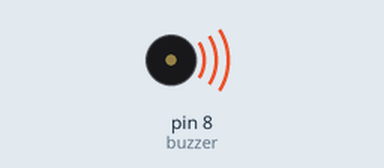
Recording of a sketch running on a simulated Arduino Uno, built with avr-gcc and run on an emulated ATmega328P. Shown: buzzer (waves = sounding). At 0.2 s the program stops and its outputs stay as they are.

Above: at 0.1 s.
Timing chart, 0 to 1.6 s (numbered marks = the images above):
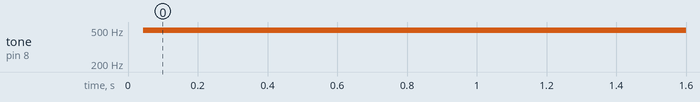

Measured:
- by itself, tone on pin 8 (buzzer): silent → 498 Hz at 0.04 s

The sketch:

Shot_Calibrate.ino
```cpp
int buzzer=8;//Set digital IO foot control buzzer
void setup()
{
pinMode(buzzer,OUTPUT);//Set up the digital IO foot mode, the OUTPUT for output
}
void loop()
{
  unsigned char i;//define variable

  for (i=0; i != 100; i++)
  {
    digitalWrite(buzzer,HIGH);//have voice
    delayMicroseconds(1000);//delay 1ms
    digitalWrite(buzzer,LOW);//do not have voice
    delayMicroseconds(1000);//de;
  }
  while (1)
    continue;
}
```
